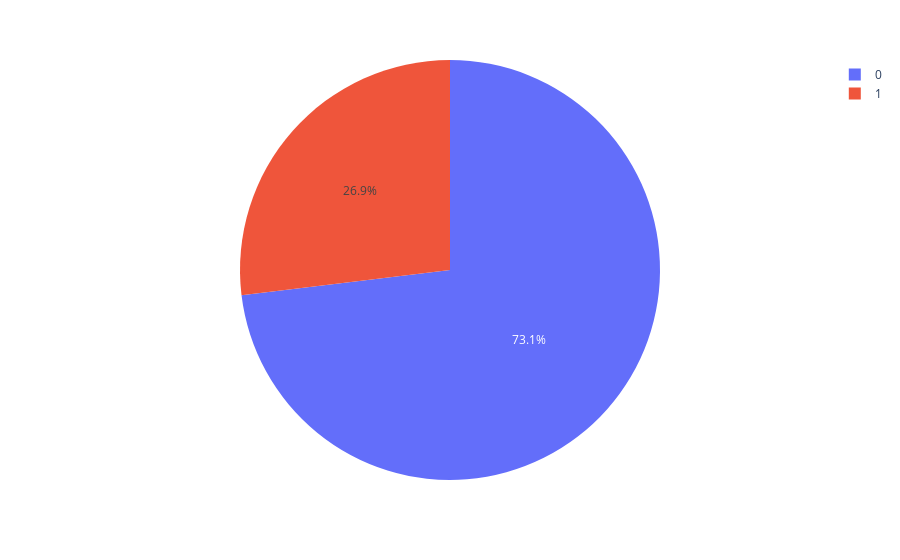

Notebook code for this chart:
### Code cell
px.pie(values=values, names=values.index)

### Figure 1 — Plotly figure (JSON) as saved in the notebook; plotly's stock layout.template omitted (floating-point values rounded to 4 significant figures)
{"data": [{"domain": {"x": [0, 1], "y": [0, 1]}, "hovertemplate": "label=%{label}<br>value=%{value}<extra></extra>", "labels": [0, 1], "legendgroup": "", "name": "", "showlegend": true, "type": "pie", "values": [19, 7]}], "layout": {"autosize": true, "legend": {"tracegroupgap": 0}, "margin": {"t": 60}}}
